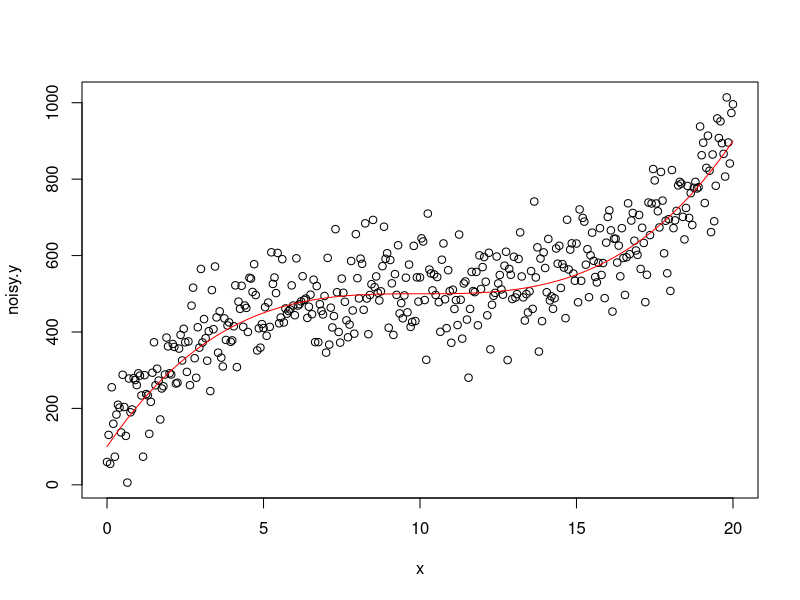

Generate this figure with R:
## ---- chunk 1
knitr::opts_chunk$set(echo = TRUE)
set.seed(1)
options(repr.plot.width=4, repr.plot.height=3)
library(ggplot2)

plot_decision_boundary <- function(train_x, train_y, pred_grid, grid) {
  cl <- ifelse(train_y == 1, "Pos", "Neg")
  # Data structure for plotting
  
  dataf <- data.frame(grid,
                      prob = as.numeric(pred_grid), #prob = attr(pred_grid, "prob"),
                      class = ifelse(pred_grid==2, "Pos", "Neg"))
  
  ## Plot decision boundary
  
  col <- c("#009E73", "#0072B2") # Hex color codes
  plot <- ggplot(dataf) +
    geom_raster(aes(x=x_1, y=x_2, fill=prob), alpha=.9,
                 data=dataf) +
    geom_point(aes(x=x_1, y=x_2, color=class),
               size=1,
               data=data.frame(x_1=train_x[,1], x_2=train_x[,2], class=cl)) +
    geom_point(aes(x=x_1, y=x_2),
               size=1, shape=1,
               data=data.frame(x_1=train_x[,1], x_2=train_x[,2], class=cl)) + 
    scale_colour_manual(values=col, name="Class") +
    scale_fill_gradientn(colors=col[c(2,1)], limits=c(0,1), guide = FALSE) + 
    xlab("Feature 1") + ylab("Feature 2")
  return(plot)
}
## ---- chunk 2
set.seed(1)

x <- rnorm(100)
y <- x - 2*x^2 + rnorm(100)
## ---- chunk 3

## ---- chunk 4

## ---- chunk 5

## ---- chunk 6

## ---- chunk 7

## ---- chunk 8

# because we are generating random data, set a random seed
set.seed(1)

# generate values in x spread evenly from 0 to 20
x <- seq(from=0, to=20, by=0.05)

# generate y according to the following known function of x
y <- 500 + 0.4 * (x-10)^3

# add random noise to y
noise <- rnorm(length(x), mean=10, sd=80)
noisy.y <- y + noise

# plot data
# red line for true underlying function generating y
{
  plot(x,noisy.y)
  lines(x, y, col='red')
}
## ---- chunk 9

## ---- chunk 10

## ---- chunk 11

## ---- chunk 12

## ---- chunk 13

## ---- chunk 14

## ---- chunk 15

## ---- chunk 16

## ---- chunk 17

